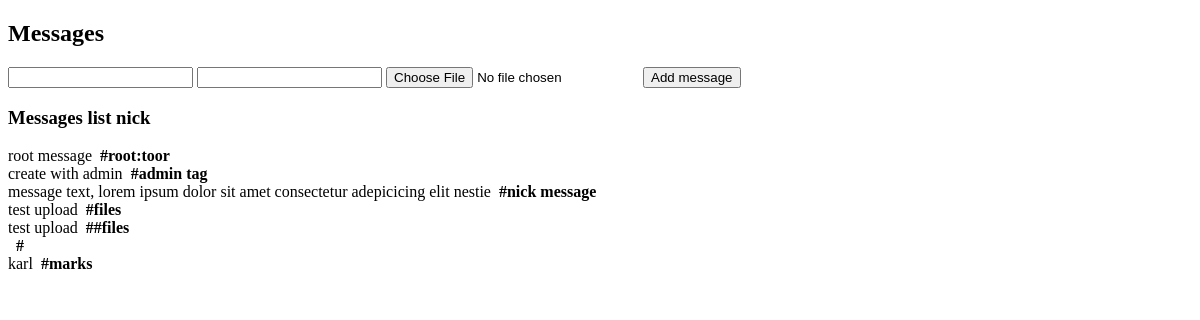
The page /main (signed in) on the database as committed earlier.
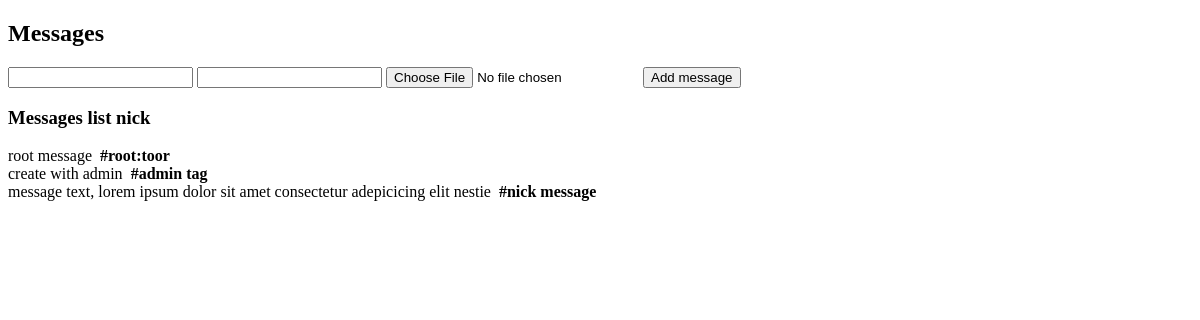
The same page on the database as committed later.
### landing/models.py (models this page shows, shortened)
class Message(db.Model):
    id = db.Column(db.Integer, primary_key=True)
    text = db.Column(db.String(1024), nullable=False)

class Tag(db.Model):
    id = db.Column(db.Integer, primary_key=True)
    text = db.Column(db.String(32), nullable=False)
    message_id = db.Column(db.Integer, db.ForeignKey('message.id'), nullable=False)
    message = db.relationship('Message', backref=db.backref('tags', lazy=True))

### landing/routes.py (the view)
@app.route('/main', methods=['GET'])
@login_required
def main():
    name = current_user.login
    return render_template('main.html', messages=Message.query.all(), curusr=name)

### landing/models.py (called while the page is built)
@manager.user_loader
def load_user(user_id):
    return User.query.get(user_id)

### landing/routes.py (called while the page is built)
@app.after_request
def redirect_to_signin(response):
    if response.status_code == 401:
        return redirect(url_for('login_page') + '?next=' + request.url)
    return response

### landing/templates/main.html (shortened to what this page needs)
<!DOCTYPE html>
<html lang="en">
<head>
</head>
<body>
<h2>Messages</h2>
<form method="post" action="/add_message">
    <input type="text" name="text">
    <input type="text" name="tag">
    <input type="file" name="file">
    <button type="submit">Add message</button>
</form>
<h3>Messages list {{ curusr }}</h3>
{% for message in messages %}
<div>{{ message.text }}&nbsp;
    {% for tag in message.tags %}
        <b>#{{ tag.text }}</b>
    {% endfor %}
</div>
{% endfor %}
</body>
</html>

Rows that differ between the two databases and show on the page:
removed Message: text "test upload"
removed Tag: text "files", shown under "test upload"
removed Message: text "test upload"
removed Tag: text "#files", shown under "test upload"
removed Message: text "karl"
removed Tag: text "marks", shown under "karl"
